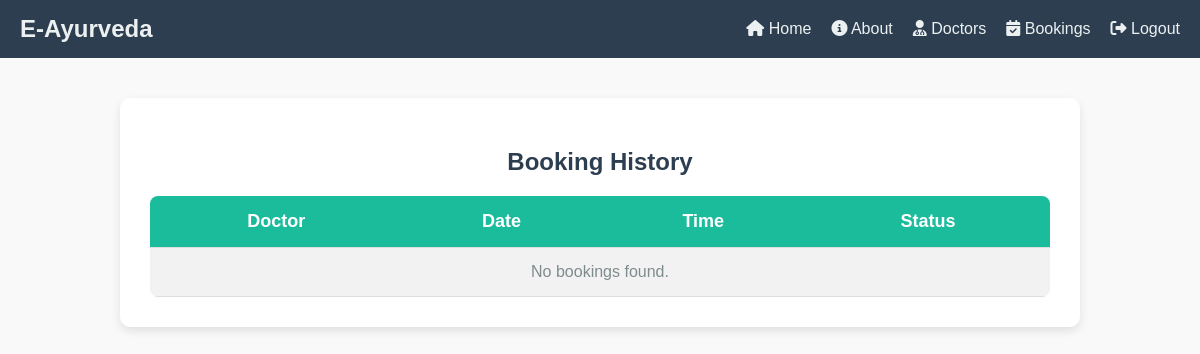
/booking-history/, run on an earlier commit of the app's database.
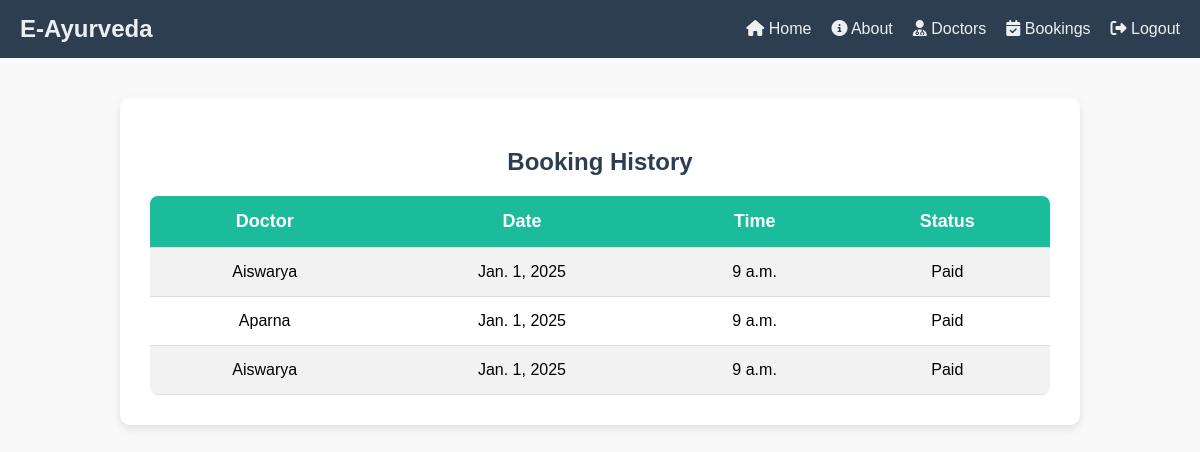
And on a later commit of the database.
### app/models.py (models this page shows, shortened)
class Booking(models.Model):
    doctor = models.ForeignKey(Doctor, on_delete=models.CASCADE, related_name='bookings')
    customer_contact = models.CharField(max_length=15, null=True, blank=True)
    customer_name = models.CharField(max_length=100, null=True, blank=True)
    appointment_date = models.DateField()
    appointment_time = models.TimeField()
    created_at = models.DateTimeField(auto_now_add=True)
    status = models.CharField(
        max_length=20,
        choices=[('Pending', 'Pending'), ('Paid', 'Paid')],
        default='Pending'
    )

class Doctor(models.Model):
    department = models.ForeignKey(Department, on_delete=models.CASCADE, related_name='doctors')
    name = models.CharField(max_length=100)
    bio = models.TextField(blank=True, null=True)
    available = models.BooleanField(default=True)
    consultation_fee = models.DecimalField(max_digits=10, decimal_places=2, default=0.00)  # Add this field

### app/views.py (the view)
# urls.py: path("booking-history/", views.booking_history, name="booking_history"),
def booking_history(request):
    customer_contact = request.GET.get("contact")  # Fetch from URL query param
    if customer_contact:
        bookings = Booking.objects.filter(customer_contact=customer_contact)
    else:
        bookings = Booking.objects.all()  # Show all if no filter is applied
    return render(request, "customer/booking_history.html", {"bookings": bookings})

### templates/customer/booking_history.html (shortened to what this page needs)
<!DOCTYPE html>
<html lang="en">
<head>
    <link rel="stylesheet" href="https://cdnjs.cloudflare.com/ajax/libs/font-awesome/6.4.2/css/all.min.css">
</head>
<body>
<nav class="navbar">
    <div class="logo">E-Ayurveda</div>
    <ul>
        <li><a href="../customerhome"><i class="fas fa-home"></i> Home</a></li>
        <li><a href="../about"><i class="fas fa-info-circle"></i> About</a></li>
        <li><a href="../doctorss"><i class="fas fa-user-md"></i> Doctors</a></li>
        <li><a href="../booking-history"><i class="fas fa-calendar-check"></i> Bookings</a></li>
        <li><a href="../logout"><i class="fas fa-sign-out-alt"></i> Logout</a></li>
    </ul>
</nav>
<div class="container">
    <h2>Booking History</h2>
    <table>
        <tr>
            <th>Doctor</th>
            <th>Date</th>
            <th>Time</th>
            <th>Status</th>
        </tr>
        {% for booking in bookings %}
        <tr>
            <td>{{ booking.doctor.name }}</td>
            <td>{{ booking.appointment_date }}</td>
            <td>{{ booking.appointment_time }}</td>
            <td class="status-{{ booking.status|lower }}">{{ booking.status }}</td>
        </tr>
        {% empty %}
        <tr>
            <td colspan="4" style="color: #7f8c8d;">No bookings found.</td>
        </tr>
        {% endfor %}
    </table>
</div>
</body>
</html>

What changed in the data, as far as the page shows it:
added Booking: doctor.name "Aiswarya", appointment_date "Jan. 1, 2025", appointment_time "9 a.m.", status "Paid"
added Booking: doctor.name "Aparna", appointment_date "Jan. 1, 2025", appointment_time "9 a.m.", status "Paid"
added Booking: doctor.name "Aiswarya", appointment_date "Jan. 1, 2025", appointment_time "9 a.m.", status "Paid"
Also different on the page:
text no longer shown: "No bookings found."
